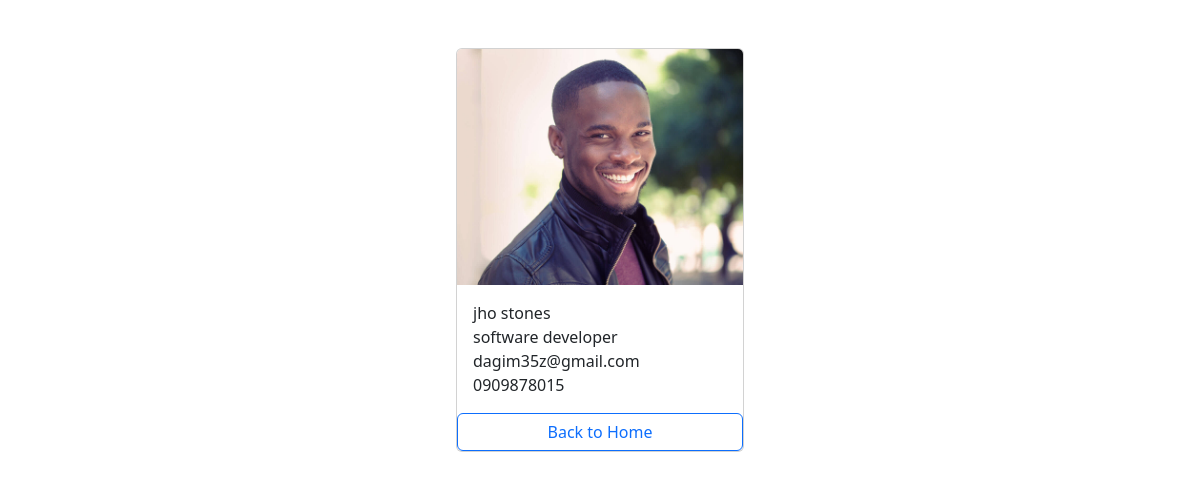
Page /employees/8/ on the committed database.
### newapp/models.py (models this page shows, shortened)
class Employee(models.Model):
    first_name = models.CharField(max_length=100)
    last_name = models.CharField(max_length=100)
    photo = models.ImageField(upload_to='images')
    role = models.CharField(max_length=100)
    phone_number = models.CharField(max_length=10)
    email_address = models.EmailField(max_length=100, unique=True)
    created_at = models.DateTimeField(auto_now_add=True)
    updated_at = models.DateTimeField(auto_now=True)

### newapp/views.py (the view)
# urls.py: path('<int:pk>/', views.employee_detail, name='detail' ),
def employee_detail(request, pk):
    employee = get_object_or_404(Employee, pk=pk)
    context = {
        'employee': employee
    }
    return render(request, 'employee_detail.html', context)

### templates/employee_detail.html (shortened to what this page needs)
{% load static %}
<!DOCTYPE html>
<html lang="en">
<head>
    <link href="https://cdn.jsdelivr.net/npm/bootstrap@5.3.3/dist/css/bootstrap.min.css" rel="stylesheet">
    <link rel="stylesheet" href="{% static 'css/style.css' %}">
</head>
<body>
   <div class="container pt-5">
    <div class="card mx-auto" style="width: 18rem;">
        <img src="{{ employee.photo.url }}" class="card-img-top" alt="Employee photo">
        <div class="card-body">
            <p class="card-text m-0">{{ employee.first_name }} {{ employee.last_name }}</p>
            <p class="card-text m-0">{{ employee.role }}</p>
            <p class="card-text m-0">{{ employee.email_address }}</p>
            <p class="card-text m-0">{{ employee.phone_number }}</p>
        </div>
      <a href="{% url 'home' %}" class="btn btn-outline-primary">Back to Home</a>
      </div>
   </div>
</body>
</html>

### rows in the picture
Employee: photo (picture), first_name "jho", last_name "stones", role "software developer", email_address "dagim35z@gmail.com", phone_number "0909878015"
